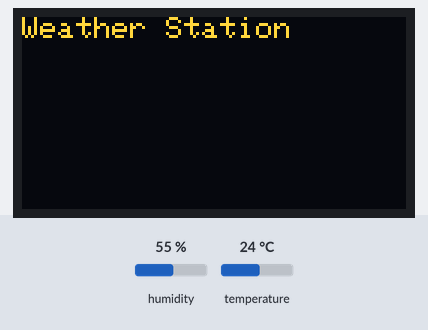
The program below on a simulated ESP32. Parts: 128×64 one-colour display. Inputs (shaded band) come from the test bench; at power-on: humidity 55 %, temperature 24 °C. The OLED is the two-colour kind (top 16 rows yellow); WiFi joins after 1.5 s; servers stay silent unless stated; what the program prints to the serial monitor is not drawn.

Above: at 1.9 s.
At 3.5 s:
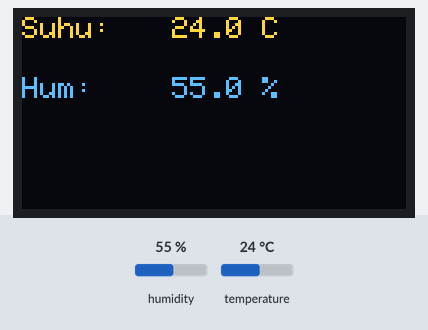
3.6 s: humidity set to 22 %
At 5.0 s:
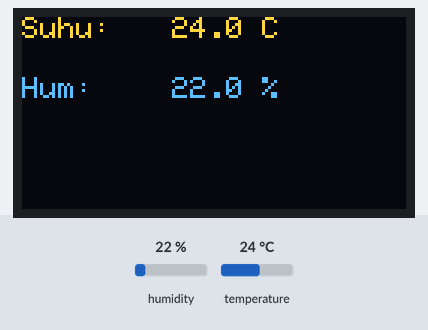
5.4 s: temperature set to 12 °C
At 6.5 s:
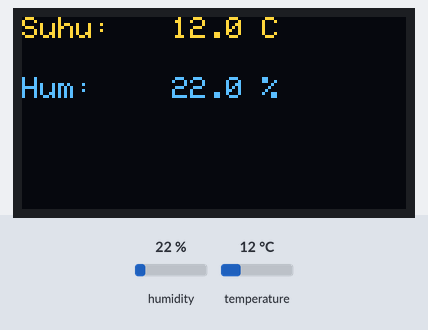
7.4 s: humidity set to 40 %
At 9.1 s:
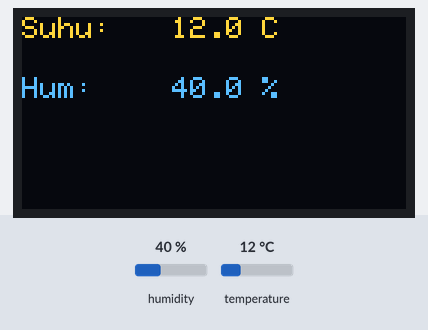
9.4 s: temperature set to 19 °C
Timing chart, 0 to 12.4 s (numbered marks = the images above; inputs shaded):
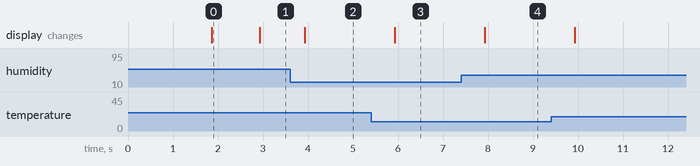

The program:

main.cpp
```cpp
#include <Arduino.h>

//Tiga parameter di bawah ini biasanya ada saat kita membuat template baru
#define BLYNK_TEMPLATE_ID "TMPL6fyxp5vwW"
#define BLYNK_TEMPLATE_NAME "Weather Station"
#define BLYNK_AUTH_TOKEN "57fuuTbIWci34nFvySlak4fhzS-932bi"

#define BLYNK_PRINT Serial //Kita menggunakan Blynk serial

#include <WiFi.h> //Library WiFi
#include <WiFiClient.h> //Library WiFiClient
#include <BlynkSimpleEsp32.h> //Library BlynkESP32

char ssid[] = "server"; //Nama WiFi yang digunakan
char pass[] = "jeris6467"; //Password WiFi yang digunakan

BlynkTimer timer; //Untuk push data dibutuhkan blynk timer (untuk code push data dapat dilihat di blynk example)

//SENSOR SHT31
#include <Wire.h>
#include "Adafruit_SHT31.h" // Library SHT31
#include <Adafruit_GFX.h>
#include <Adafruit_SSD1306.h>

Adafruit_SHT31 sht31 = Adafruit_SHT31(); // Buat objek sensor SHT31

#define SCREEN_WIDTH 128
#define SCREEN_HEIGHT 64
#define OLED_RESET    -1
Adafruit_SSD1306 display(SCREEN_WIDTH, SCREEN_HEIGHT, &Wire, OLED_RESET);

float suhu, kelembaban; // Variabel suhu dan kelembaban

void myTimerEvent()
{
  suhu = sht31.readTemperature();
  kelembaban = sht31.readHumidity();

  Serial.println("Suhu: " + String(suhu, 2) + "C");
  Serial.println("Kelembaban: " + String(kelembaban, 2) + "%");

  Blynk.virtualWrite(V1, suhu);
  Blynk.virtualWrite(V2, kelembaban);

  // Tampilkan ke OLED
  display.clearDisplay();
  display.setTextSize(1);
  display.setTextColor(SSD1306_WHITE);

  display.setCursor(0, 0);
  display.print("Suhu:");
  display.setCursor(50, 0);
  display.print(suhu, 1);
  display.print(" C");

  display.setCursor(0, 20);
  display.print("Hum:");
  display.setCursor(50, 20);
  display.print(kelembaban, 1);
  display.print(" %");

  display.display();
}

void setup()
{
  Serial.begin(115200); //Menginisiasi serial monitor

  Blynk.begin(BLYNK_AUTH_TOKEN, ssid, pass); //Menginisiasi Blynk

  if (!sht31.begin(0x44)) { // Alamat default SHT31
    Serial.println("Couldn't find SHT31");
    while (1) delay(1);
  }

  // Inisialisasi OLED
  if (!display.begin(SSD1306_SWITCHCAPVCC, 0x3C)) {
    Serial.println(F("SSD1306 allocation failed"));
    while (1) delay(1);
  }
  display.clearDisplay();
  display.setTextSize(1);
  display.setTextColor(SSD1306_WHITE);
  display.setCursor(0, 0);
  display.println("Weather Station");
  display.display();

  timer.setInterval(1000L, myTimerEvent); //Mengirim data tiap satu detik
}


void loop()
{
  Blynk.run(); //Menjalankan Bylnk
  timer.run(); //Menjalankan timer
}
```

Measured:
- after the input at 3.6 s, the display: changes after 0.33 s (image 2)
- after the input at 5.4 s, the display: changes after 0.53 s (image 3)
- after the input at 7.4 s, the display: changes after 0.53 s (image 4)
- what the display in image 0 shows lasts 1.0 s, from 1.9 s to 2.9 s
